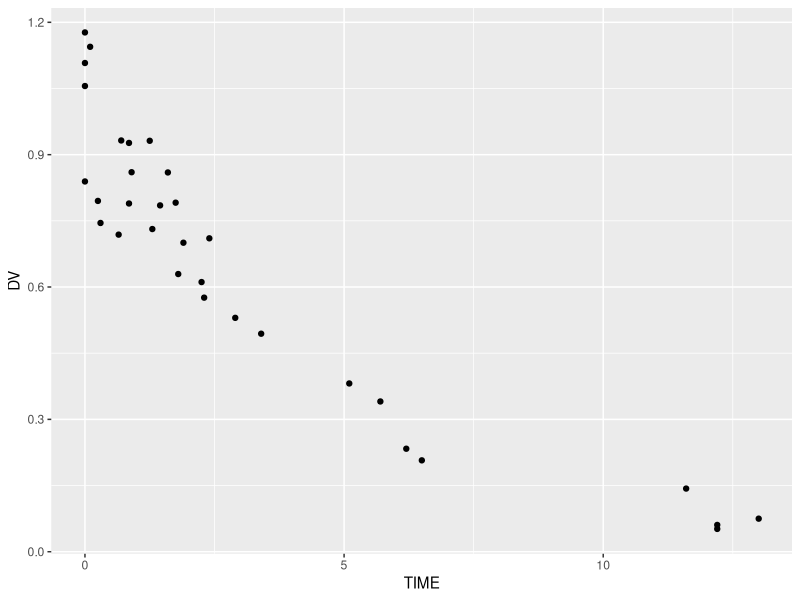
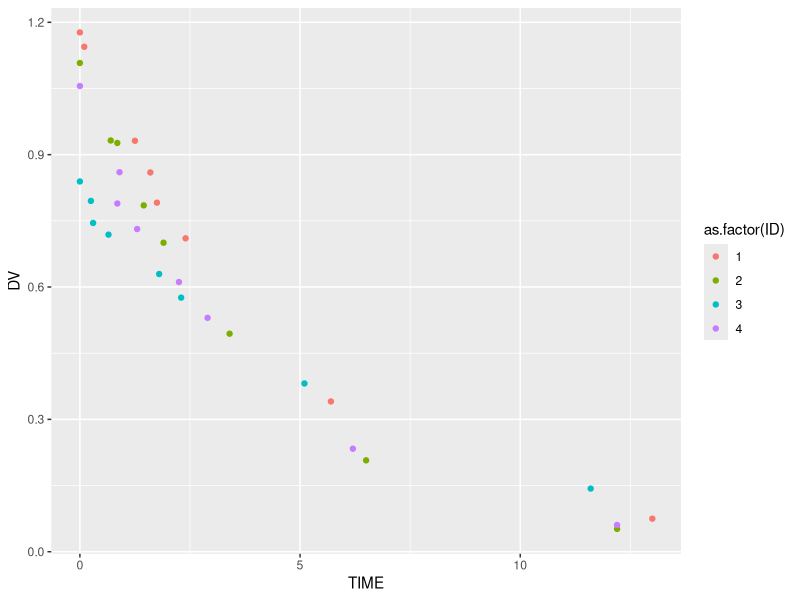
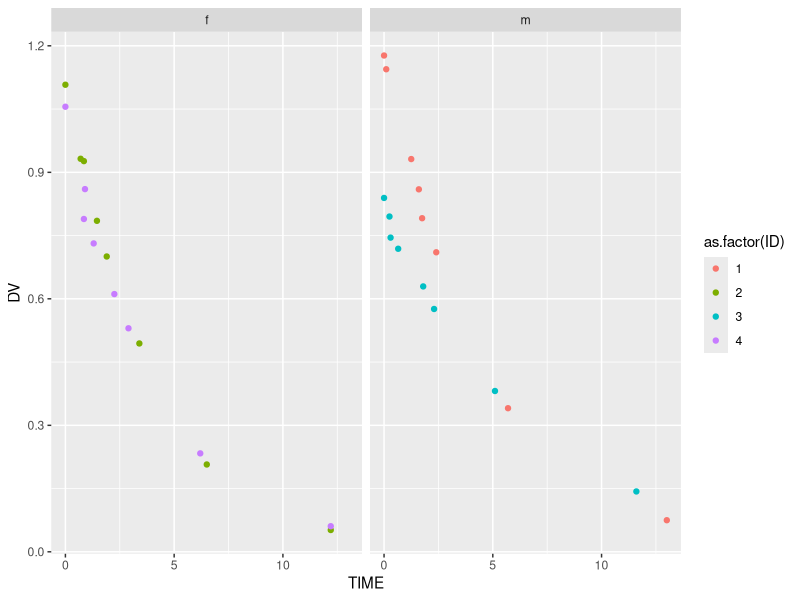
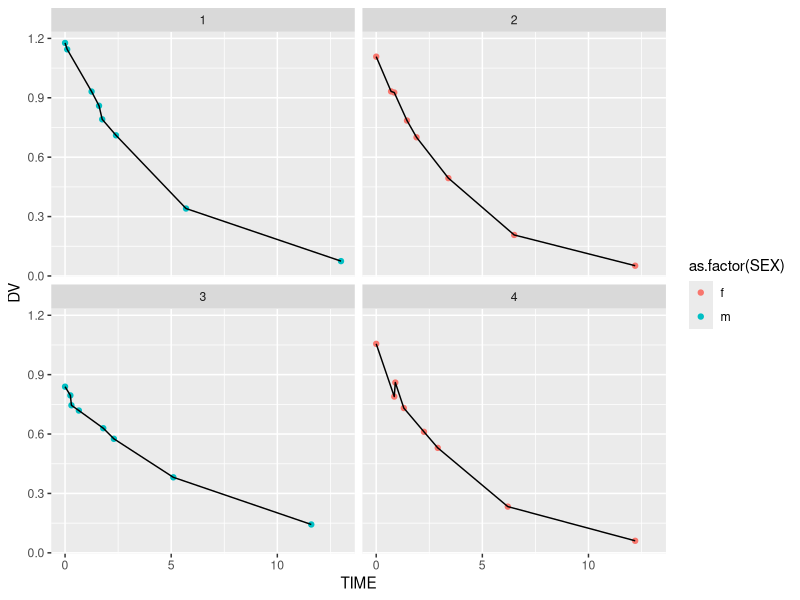
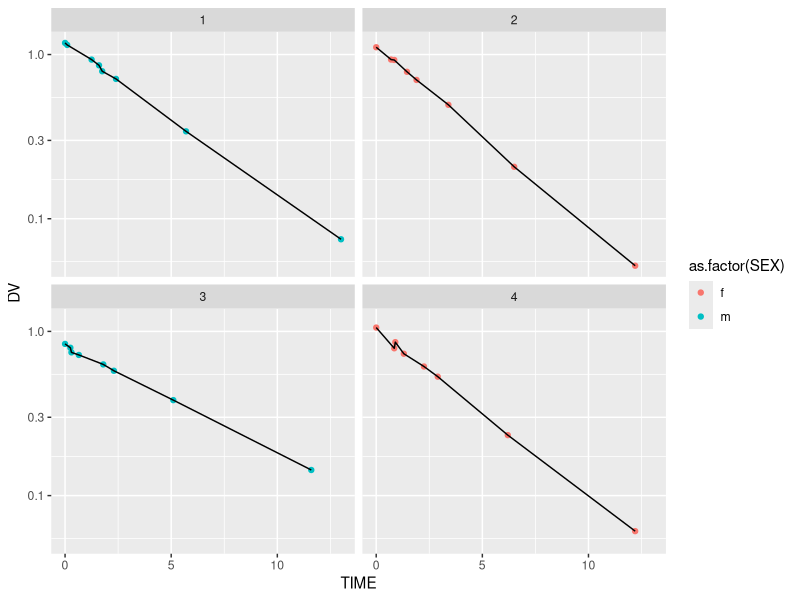
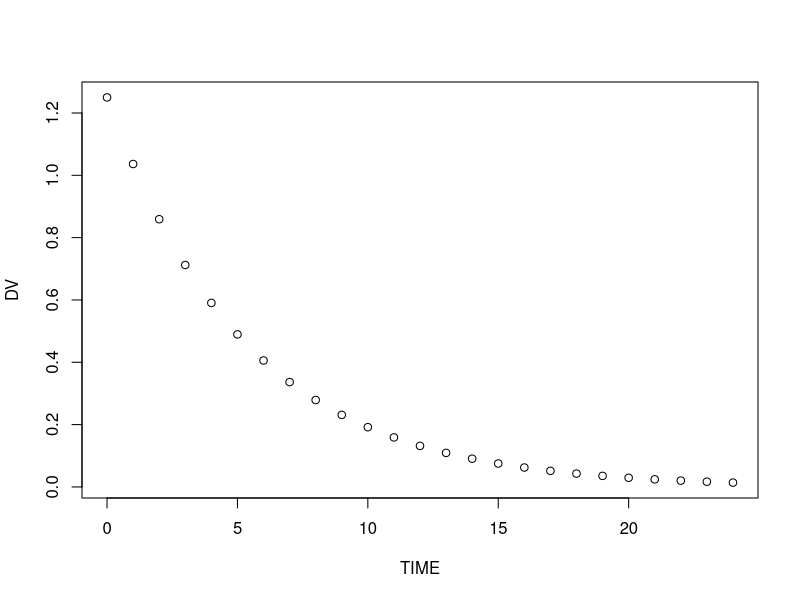
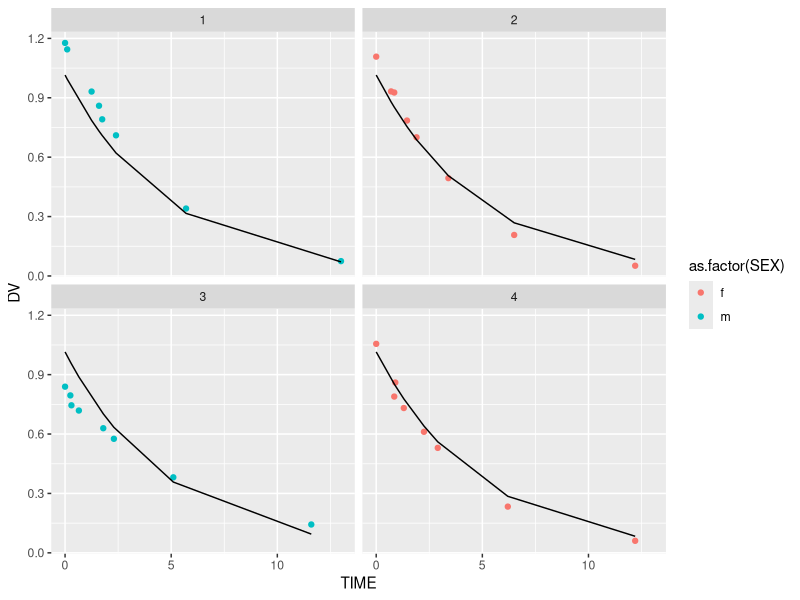
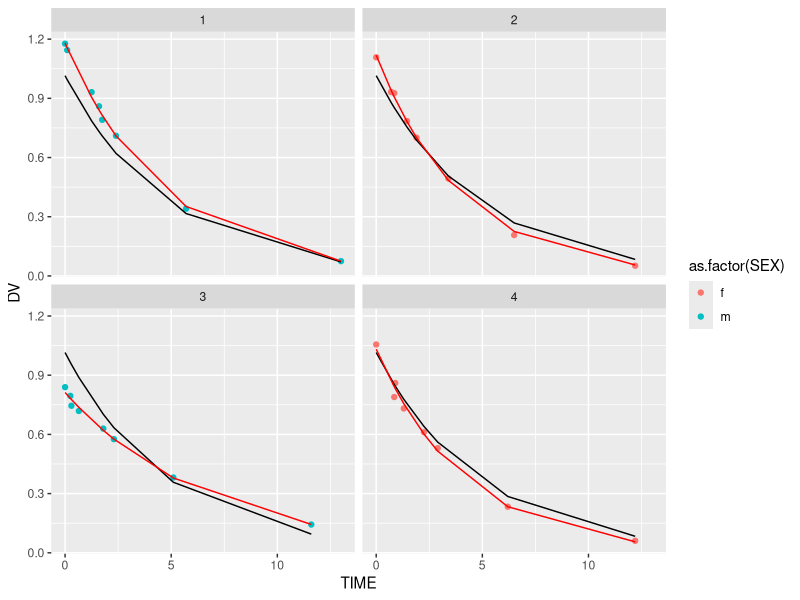

Recreate these plots in R, in order.

library(ggplot2)
library(readxl)

## Daten aus Excel-Datei laden

examplocin <- read_excel("examplocin.xlsx")

## Daten anschauen

head(examplocin)

### Daten als Punkte in einer Abbildung darstellen

ggplot(examplocin) + geom_point(aes(x=TIME, y=DV))

### Punkte nach Patienten ID einfärben

ggplot(examplocin) + geom_point(aes(x=TIME, y=DV, colour=as.factor(ID) )) 

### Abbildungen nach geschlecht unterteilen

ggplot(examplocin) + geom_point(aes(x=TIME, y=DV, colour=as.factor(ID) )) + facet_wrap(facets = "SEX")

## und umgekehrt

ggplot(examplocin) + geom_point(aes(x=TIME, y=DV, colour=as.factor(SEX) )) + facet_wrap(facets = "ID") +
  geom_line(aes(x=TIME, y=DV))

## und mit halblogarithmischer Darstellung

ggplot(examplocin) + geom_point(aes(x=TIME, y=DV, colour=as.factor(SEX) )) + facet_wrap(facets = "ID") +
  geom_line(aes(x=TIME, y=DV)) + scale_y_log10()


## PK-Modell erstellen

pk_1cmt_bolus <- function(time, amt, Vd, Cl){
  ke <- Cl/Vd
  
  y <- amt/Vd*exp(-ke*time)
  
  return(y)
}

## PK - Modell ausprobieren

times <- 0:24

sim_cp <- pk_1cmt_bolus(times, 100, 80, 15)

sim_pk_data <- data.frame(TIME = times, DV = sim_cp)

plot(sim_pk_data)

## Populationsmodell berechnen

## TIME wird er aus den Daten nehmen, Vd und Cl wird er nicht in den Daten finden und weiß daher, 
## dass er diese beiden Parameter ermitteln soll

pk_mod_pop <- nls(DV~pk_1cmt_bolus(TIME, 100, Vd, Cl), start=list(Vd=80, Cl=15), data=examplocin )

## Ergebniss des popPK Modells

summary(pk_mod_pop)

## Aus dem Populationsmodell heraus simulieren, TIME findet er wieder in den Daten,
## Vd und Cl nimmt er aus dem Modell

examplocin$DV_pop_pred <- predict(pk_mod_pop, examplocin)

## Darstellung der Populationsvorhersage

ggplot(examplocin) + geom_point(aes(x=TIME, y=DV, colour=as.factor(SEX) )) + facet_wrap(facets = "ID") +
  geom_line(aes(x=TIME, y=DV_pop_pred))

## Individuelle Modelle für jeden Patienten erstellen
## Beachten => der Datensatz wird auf den jeweiligen Patienten beschränkt!!

pk_mod_1 <- nls(DV~pk_1cmt_bolus(TIME, 100, Vd, Cl), 
                start=list(Vd=80, Cl=15), 
                data=examplocin[examplocin$ID == 1,]) ## <-- hier nur Pat 1

pk_mod_2 <- nls(DV~pk_1cmt_bolus(TIME, 100, Vd, Cl), 
                start=list(Vd=80, Cl=15), 
                data=examplocin[examplocin$ID == 2,]) ## <-- hier nur Pat 2

pk_mod_3 <- nls(DV~pk_1cmt_bolus(TIME, 100, Vd, Cl), 
                start=list(Vd=80, Cl=15), 
                data=examplocin[examplocin$ID == 3,]) ## <-- hier nur Pat 3

pk_mod_4 <- nls(DV~pk_1cmt_bolus(TIME, 100, Vd, Cl), 
                start=list(Vd=80, Cl=15), 
                data=examplocin[examplocin$ID == 4,]) ## <- hier nur Pat 4


## Für jeden Patienten seine individuelle Vorhersage mit seinem eigenen Modell erstellen

examplocin$DV_ind_pred <- 0 ## <-- neue Spalte im Datensatz einfügen und alle Werte auf 0 setzen

examplocin$DV_ind_pred <- ifelse(examplocin$ID==1, ## <-- nur für Datensätze deren ID = 1 ist
                                 predict(pk_mod_1, examplocin[examplocin$ID == 1,]),  ## <-- simuliere Wert mit Modell für Pat 1
                                 examplocin$DV_ind_pred) ## <-- sonst bleibt der Wert, so wie er vorher war


## und das ganze für jeden Patienten

examplocin$DV_ind_pred <- ifelse(examplocin$ID==2, 
                                 predict(pk_mod_2, examplocin[examplocin$ID == 2,]), 
                                 examplocin$DV_ind_pred)

examplocin$DV_ind_pred <- ifelse(examplocin$ID==3, 
                                 predict(pk_mod_3, examplocin[examplocin$ID == 3,]), 
                                 examplocin$DV_ind_pred)

examplocin$DV_ind_pred <- ifelse(examplocin$ID==4, 
                                 predict(pk_mod_4, examplocin[examplocin$ID == 4,]), 
                                 examplocin$DV_ind_pred)

## Jetzt fügen wir die individuelle Vorhersage noch in die Abbildung mit ein

ggplot(examplocin) + geom_point(aes(x=TIME, y=DV, colour=as.factor(SEX) )) + facet_wrap(facets = "ID") +
  geom_line(aes(x=TIME, y=DV_pop_pred)) + ## <-- das die Populationsvorhersage
  geom_line(aes(x=TIME, y=DV_ind_pred), colour="red") ## <-- das ist die individuelle Vorhersage


## Berechnen wir die Abweichung der individuellen Vorhersage vom gemessenen Wert

## Residuelle Variabilität

examplocin$EPSILON <- examplocin$DV - examplocin$DV_ind_pred

summary(examplocin$EPSILON)

sd(examplocin$EPSILON)

ggplot(examplocin) + geom_point(aes(x=DV, y=DV_ind_pred)) + ## <-- gemessen vs. individuelle Vorhersage
  geom_abline(slope = 1, intercept = 0) + ## <-- diagonale = Idealfall
  xlim(0,1.5) + ylim(0,1.5) ## Limits der Achsen manuell festlegen

ggplot(examplocin) + geom_point(aes(x=DV, y=DV_pop_pred)) + ## <-- gemessen vs. Populationsvorhersage
  geom_abline(slope = 1, intercept = 0) + ## <-- diagonale = Idealfall
  xlim(0,1.5) + ylim(0,1.5)

## Untersuchen der einzelnen PK Modelle, welche Parameter gelten für welchen Patienten?

summary(pk_mod_pop)
summary(pk_mod_1)
summary(pk_mod_2)
summary(pk_mod_3)
summary(pk_mod_4)

## Alle PK Parameter in einer Tabelle zusammenfassen


pk_params <- rbind(coef(pk_mod_pop)) ## <- rbind fügt eine weitere Zeilte hinzu
pk_params <- rbind(pk_params, coef(pk_mod_1)) ## <-- "coef" zieht die Koeffizienten aus dem Modell
pk_params <- rbind(pk_params, coef(pk_mod_2))
pk_params <- rbind(pk_params, coef(pk_mod_3))
pk_params <- rbind(pk_params, coef(pk_mod_4))

pk_params <- cbind(pk_params, ID=c(0, 1,2,3,4)) ## <- cbind fügt eine Spalte hinzu

pk_params <- cbind(pk_params, ETA_VD=pk_params[,1]-pk_params[1,1]) ## <- weitere Spalte enthält Differenz von ind_Vd und pop_Vd

pk_params <- cbind(pk_params, ETA_CL=pk_params[,2]-pk_params[1,2]) ## <- weitere Spalte enthält Differenz von ind_Cl und pop_Cl

pk_params <- as.data.frame(pk_params)

pk_params


### Jetzt fügen wir zu den PK Parametern Patientendaten dazu
## Vielleicht wird es so möglich die Abweichungen zu erklären?


examplocin$WT

pk_params$WT <- c( ((52+63+124+79)/4), 52,63,124,79)

examplocin$SEX

pk_params$SEX <- c(-1, 0,1,0,1)

pk_params


###
## -- Die Visuelle Auswertung zeigt ...
###


ggplot(pk_params[-1,]) + geom_point(aes(x=WT, y=ETA_VD)) ## <-- Ein Zusammenhang zwischen Vd und WT scheint naheliegend
 
ggplot(pk_params[-1,]) + geom_point(aes(x=WT, y=ETA_CL)) ## <-- Cl und WT scheinen nicht sehr offensichtlich zu korrelieren

ggplot(pk_params[-1,]) + geom_boxplot(aes(group=SEX, y=ETA_CL)) ## Offenbar besteht ein Zusammenhang zwischen Cl und SEX

ggplot(pk_params[-1,]) + geom_point(aes(x=ETA_VD, y=ETA_CL)) ## Vd und Cl scheinen nicht korreliert


## Genauer bekommt man eine Antwort mit der linearen regression
## die funktion für lineares modell "lm" ist in der "summary" funktion "eingenistet"

## Ohne das Ergebnis der "lm" funktion zu speichern wird die Zusammenfassung erstellt


summary(lm(WT~ETA_VD, data = pk_params[-1,]))

summary(lm(WT~ETA_CL, data = pk_params[-1,]))

summary(lm(SEX~ETA_CL, data = pk_params[-1,]))

summary(lm(ETA_VD~ETA_CL, data = pk_params[-1,]))

set.seed(1)

###
## -- PK Modell mit Covariaten
###

pk_mod_pop

pk_params

pk_1cmt_bolus_cov <- function(time, amt, THETA1, THETA2, WT, SEX){
  
  Vd_pop <- THETA1
  Vd_ind <- Vd_pop *(WT/79.5)
  
  Cl_pop <- THETA2
  Cl_ind <- Cl_pop * (1.2^SEX)
  
  ke <- Cl_ind/Vd_ind
  
  y <- amt/Vd_ind*exp(-ke*time)
  
  return(y)
}

## umcodieren der geschlechtswerte in den Daten m

examplocin$SEX <- ifelse(examplocin$SEX=="m", 1, 0)


pk_mod_pop_cov <- nls(DV~pk_1cmt_bolus_cov(TIME, 100, THETA1, THETA2, WT, SEX), start=list(THETA1=1, THETA2=1), data=examplocin )

## Ergebniss des popPK Modells

summary(pk_mod_pop_cov)

## Aus dem Populationsmodell mit Kovariation heraus simulieren, TIME, WT und SEX findet er wieder in den Daten,
## THETA1 und THETA2 im Modell

examplocin$DV_pop_pred_cov <- predict(pk_mod_pop_cov, examplocin)

## Darstellung der Populationsvorhersage mit Kovariatenmodell

ggplot(examplocin) + geom_point(aes(x=TIME, y=DV )) + facet_wrap(facets = "ID") +
  geom_line(aes(x=TIME, y=DV_pop_pred)) + geom_line(aes(x=TIME, y=DV_pop_pred_cov), colour="red")
